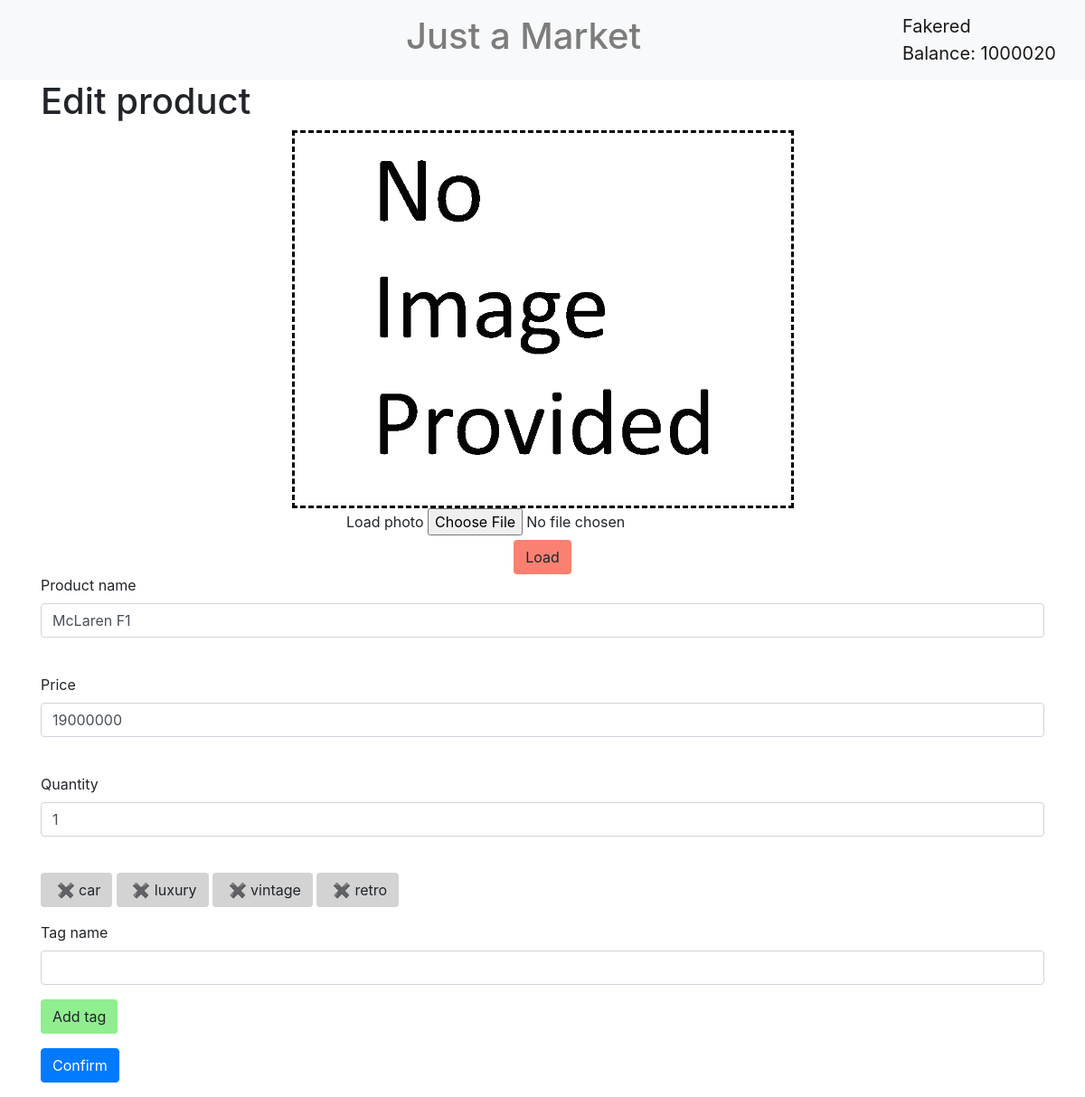
/products/10 (signed in), run on the app's committed database.
### data/users.py (models this page shows, shortened)
class User(SqlAlchemyBase, UserMixin, SerializerMixin):
    __tablename__ = "users"
    id = sa.Column(sa.Integer, primary_key=True, autoincrement=True)
    name = sa.Column(sa.String, nullable=False)
    email = sa.Column(sa.String, nullable=False, unique=True)
    hashed_password = sa.Column(sa.String, nullable=True)
    products = orm.relationship("Product", back_populates="seller")
    balance = sa.Column(sa.Integer, nullable=False, default=0)

### data/products.py (models this page shows)
class Product(SqlAlchemyBase, SerializerMixin):
    __tablename__ = "products"
    id = sa.Column(sa.Integer, primary_key=True, autoincrement=True)
    name = sa.Column(sa.String, nullable=False)
    seller_id = sa.Column(sa.Integer, sa.ForeignKey("users.id"))
    seller = orm.relationship("User")
    tags = orm.relationship("Tag", secondary="association", backref="products")
    price = sa.Column(sa.Double, default=0.0)
    count = sa.Column(sa.Integer, default=0)
    in_stock = sa.Column(sa.Boolean, default=False)
    sell_date = sa.Column(sa.DateTime, default=datetime.datetime.now())

### data/tag.py (models this page shows, shortened)
class Tag(SqlAlchemyBase, SerializerMixin):
    __tablename__ = "tags"
    id = sa.Column(sa.Integer, primary_key=True, autoincrement=True)
    name = sa.Column(sa.String, nullable=False)

### main.py (the view, shortened to what this page needs)
@app.route("/products/<int:product_id>", methods=["POST", "GET"])
def edit_product(product_id):
    if isinstance(current_user, AnonymousUserMixin):
        return flask.redirect("/login")
    form = ProductForm()
    tag_form = TagForm()
    dbs = db_session.create_session()
    product = dbs.query(Product).get(product_id)
    dbs.close()
    form.name.data = product.name
    form.count.data = product.count
    form.price.data = product.price
    if flask.request.method == "POST":
        if flask.request.files.get("photo") is not None and flask.request.files["photo"].filename != "":
            flask.request.files["photo"].save(f"static/images/products/{product_id}.png")
    if flask.request.method == "GET":
        dbs = db_session.create_session()
        product = dbs.query(Product).get(product_id)
        if product and current_user.id == product.seller_id:
            form.name.data = product.name
            form.count.data = product.count
            form.price.data = product.price
        else:
            flask.abort(404)
    dbs = db_session.create_session()
    product = dbs.query(Product).get(product_id)
    img_default = len(glob.glob(f"static/images/products/{product_id}.png")) == 0
    return flask.render_template("product.html", title="Edit product", form=form, paragraph_title="Edit product",
                                 tags=product.tags, tag_form=tag_form, product=product, img_default=img_default)

### data/forms/products.py
class ProductForm(FlaskForm):
    name = StringField("Product name", validators=[DataRequired()])
    price = IntegerField("Price", validators=[DataRequired()])
    count = IntegerField("Quantity", validators=[DataRequired()], default=1)
    submit = SubmitField("Confirm")

### data/forms/tag.py
class TagForm(FlaskForm):
    tag_name = StringField("Tag name", validators=[DataRequired()])
    submit = SubmitField("Add tag")

### data/db_session.py (called while the page is built)
def create_session() -> Session:
    global __factory
    return __factory()

### main.py (called while the page is built)
@login_manager.user_loader
def load_user(user_id):
    dbs = db_session.create_session()
    return dbs.query(User).get(user_id)

### templates/product.html (shortened to what this page needs)
{%extends "base.html"%}
{%block content%}
<link rel="stylesheet" type="text/css" href="../static/css/product.css">
<h1>{{paragraph_title}}</h1>
{%if product != None%}
<img src="../static/images/products/{%if not img_default%}{{product.id}}{%else%}default{%endif%}.png" class="photo">
<form method="post" enctype="multipart/form-data" style="text-align: center;">
	<div>
		<label for="photo">Load photo</label>
		<input type="file" name="photo" id="photo">
	</div>
	<button type="submit" class="btn" style="background-color: salmon;">Load</button>
</form>
{%endif%}
<form action="" method="post">
	<p>
		{{form.name.label}}	<br>
		{{form.name(class="form-control")}}<br>
	</p>
	<p>
		{{form.price.label}}<br>
		{{form.price(class="form-control", min="1")}}<br>
	</p>
	<p>
		{{form.count.label}}<br>
		{{form.count(class="form-control", min="1")}}<br>
	</p>
	{%if product != None%}
	<form action="" method="post">
	<p>
		{%for tag in tags%}
		<input style="display: inline-block; background-color: lightgray;" class="btn" name="action" value=" ✖ {{tag.name}}" type="submit">
		{%endfor%}
	</p>
	</form>
	<form action="" method="post">
		<p>
		{{tag_form.tag_name.label}}<br>
		{{tag_form.tag_name(class="form-control")}}
		</p>
		<p>
		{{tag_form.submit(class="btn", style="background-color: lightgreen;")}}
		</p>
	</form>
	{%endif%}
	<p>
		{{form.submit(class="btn btn-primary", type="submit")}}
	</p>
</form>
{%endblock%}

### templates/base.html (shortened to what this page needs)
<!DOCTYPE HTML>
<html lang="en">
<head>
	<link rel="stylesheet" href="https://stackpath.bootstrapcdn.com/bootstrap/4.4.1/css/bootstrap.min.css"
>
</head>
<body>
<header>
  <nav class="navbar navbar-light bg-light">
        {% if current_user.is_authenticated %}
        <p>
            <a class="navbar-text" href="/" style="text-decoration: none;"><h1>Just a Market</h1></a>
        </p>
        <a class="navbar-brand" href="/logout"> {{ current_user.name }}<br>Balance: {{current_user.balance}}</a>
{% endif %}
  </nav>
</header>
<main role="main" class="container">
  {%block content%}{%endblock%}
</main>
</body>
</html>

### static/css/product.css (style rules this page uses)
.photo { border-style: dashed; border-color: black; margin: auto; display: block; width: 50%; }

### data on the page
User: name "Fakered", balance "1000020"
Product: name "McLaren F1", price "19000000", count "1"
Tag: action "✖ car"
Tag: action "✖ luxury"
Tag: action "✖ vintage"
Tag: action "✖ retro"

### other printed values
{{ paragraph_title }} "Edit product"
{{ tag_form.tag_name.label }} "Tag name"
